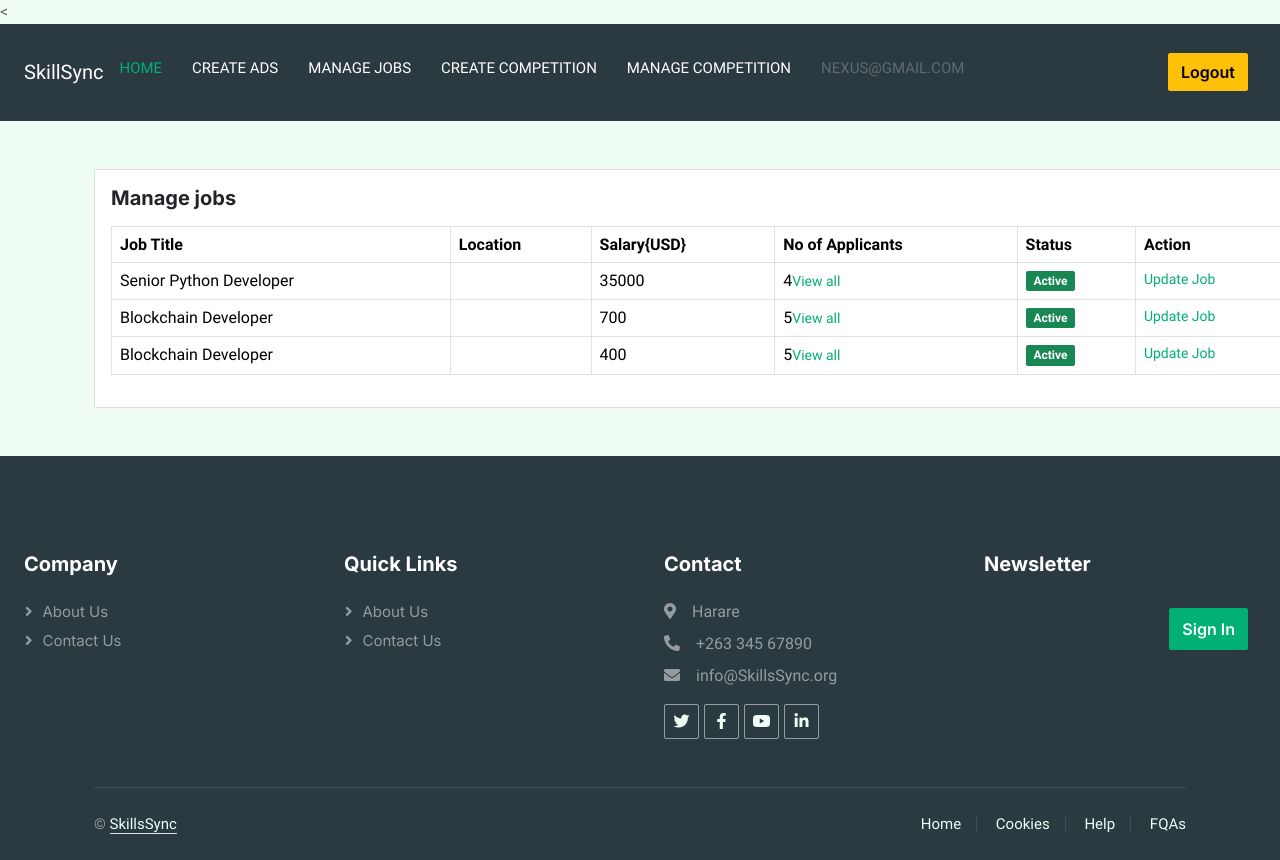
Screenshot of /job/manage-jobs/ (signed in) with the database file from the repository.
### users/models.py (models this page shows)
class User(AbstractUser):
 email = models.EmailField(unique= True)
 is_recruiter = models.BooleanField(default=False)
 is_applicant = models.BooleanField(default=False)
 has_resume = models.BooleanField(default=False)
 has_company = models.BooleanField(default=False)

### job/models.py (models this page shows, shortened)
class Job(models.Model):
    job_type_choices = (
        ('Remote','Remote'),
        ('Onsite','Onsite'),
        ('Hybrid','Hybrid')
    )
    user = models.ForeignKey(User, on_delete = models.CASCADE)
    company = models.ForeignKey(Company, on_delete = models.CASCADE)
    title = models.CharField(max_length=100)
    city = models.CharField(max_length= 100)
    salary = models.PositiveIntegerField(default =35000 )
    requirements = models.TextField()
    ideal_candidate = models.TextField()
    is_available = models.BooleanField(default=True) # if job is available or not
    timestamp = models.DateTimeField(auto_now_add=True)
    industry = models.ForeignKey(Industry, on_delete = models.DO_NOTHING, null = True, blank = True)
    province = models.ForeignKey(Province, on_delete= models.DO_NOTHING, null = True, blank= True)
    job_type = models.CharField(max_length=20, choices = job_type_choices, null = True, blank = True)

### job/views.py (the view)
# urls.py: path('manage-jobs/', views.manage_jobs, name ='manage-jobs'),
def manage_jobs(request):
    jobs = Job.objects.filter(user=request.user, company = request.user.company)
    context = {'jobs':jobs}
    return render(request, 'job/manage_jobs.html',context)

### templates/job/manage_jobs.html
<{% extends 'base.html'%}
{%block content%}
<div  class="card mx-auto" style="width:76rem;">
    <div class="card-body">
      <h5 class = "card-title mb-3">Manage jobs</h5>
        <table class="table table-bordered">
          <thead>
          <tr>
     <th scope="col">Job Title</th>
        <th scope="col">Location</th>
          <th scope="col">Salary{USD}</th>
             <th scope="col">No of Applicants</th>
                   <th scope="col">Status</th>
                        <th scope="col">Action</th>
          </tr>
        </thead>
        <tbody>
          {% for job in jobs %}
          <tr>
            <td>{{job.title}}</td>
            <td>{{job.location}}</td>
            <td>{{job.salary}}</td>
            <td>{{job.applyjob_set.all.count}}<a href="{% url 'all-applicants' job.pk %}"><small>View all</small></a></td>
            {% if job.is_available %}
            <td><span class="badge bg-success">Active</span></td>
            {% else %}
            <td><span class="badge bg-warning">Not Active</span></td>
            {% endif %}
            <td><a href="{% url 'update-job' job.pk %}"><small>Update Job</small></a></td>
          </tr>
          {% endfor %}
        </tbody>
      </table>
    </div>
    </div>
{% endblock content%}

### templates/base.html (shortened to what this page needs)
<!DOCTYPE html>
<html lang="en">
<head>
    <link href="css/style.css" rel="stylesheet">
    <link rel="stylesheet" href="https://cdnjs.cloudflare.com/ajax/libs/font-awesome/5.15.4/css/all.min.css">
    <link href="https://cdn.jsdelivr.net/npm/bootstrap@5.3.2/dist/css/bootstrap.min.css" rel="stylesheet">
    <link href="https://cdnjs.cloudflare.com/ajax/libs/font-awesome/5.10.0/css/all.min.css" rel="stylesheet">
    <link href="https://cdn.jsdelivr.net/npm/bootstrap-icons@1.4.1/font/bootstrap-icons.css" rel="stylesheet">
    <link href="lib/animate/animate.min.css" rel="stylesheet">
    <link href="lib/owlcarousel/assets/owl.carousel.min.css" rel="stylesheet">
    <link href="css/bootstrap.min.css" rel="stylesheet">
    <link href="css/style.css" rel="stylesheet">
</head>
<body>
    <nav class="navbar navbar-expand-lg navbar-dark bg-dark">
        <div class="container-fluid">
            <a class="navbar-brand" href="{% url 'home'%}">SkillSync</a>
            <div class="collapse navbar-collapse" id="navbarSupportedContent" >
                {% if request.user.is_authenticated%}
                {% if request.user.is_applicant %}
                <ul class="navbar-nav me-auto mb-2 mb-lg0">
                    <li class="nav-item"><a class="nav-link active" aria-current="page" href="{% url 'dashboard' %}">Home</a>
                    </li>
                    {% if request.user.has_resume%}
                    <li class="nav-item">
                        <a class="nav-link " href="{% url 'job-listing' %}">Apply to Jobs</a>
                    </li>
                    <li class="nav-item"><a class="nav-link active" aria-current="page" href="{% url 'applied-jobs' %}">Manage Job Applications</a>
                    </li>
                    <li class="nav-item">
                        <a class="nav-link " href="{% url 'compete-listing' %}">Compete</a>
                    </li>
                    <li class="nav-item"><a class="nav-link active" aria-current="page" href="{% url 'applied-compete' %}">Applied Competitions</a>
                    </li>
                    {% else %}
                    <li class="nav-item">
                        <a class="nav-link " href="{% url 'update-resume' %}">Create Profile</a>
                    {% endif %}
                    <li class="nav-item">
                        <a class="nav-link disabled" href="a" tabindex="-1" aria-disabled="true">{{request.user.email}}</a>
                    </li>
                </ul>
                <a href="{%url 'logout'%}" class="btn btn-warning me-2 ">Logout</a>
                {% elif request.user.is_recruiter%}
                <ul class="navbar-nav me-auto mb-2 mb-lg0">
                    <li class="nav-item"><a class="nav-link active" aria-current="page" href="a">Home</a>
                    </li>
                    {% if request.user.has_company  %}
                    <li class="nav-item">
                        <a class="nav-link " href="{%url 'create-job'%}">Create Ads</a>
                    </li>
                    <li class="nav-item">
                        <a class="nav-link " href="{%url 'manage-jobs'%}">Manage Jobs</a>
                    </li>
                    <li class="nav-item">
                        <a class="nav-link " href="{%url 'create-compete'%}">Create Competition</a>
                    </li>
                    <li class="nav-item">
                        <a class="nav-link " href="{%url 'manage-compete'%}">Manage Competition</a>
                    </li>
                    {% else %}
                <li class="nav-item">
                    <a class="nav-link disabled" href="a" tabindex="-1" aria-disabled="true">{{request.user.email}}</a>
                </li>
                </ul>
                <a href="{%url 'logout'%}" class="btn btn-warning me-2 ">Logout</a>
                {% endif %}
                {% else  %}
                <ul class="navbar-nav me-auto mb-2 mb-lg0">
                    <li class="nav-item">
                        <a class="nav-link active" aria-current="page" href="{% url 'job-listing' %}">All Jobs</a>
                    </li>
                        </ul>
                {%endif%}
            </div>
        </div>
    </nav>
    <div class="container mt-5">
        {% block content%}
        {% endblock content%}
    </div>
<footer class="container-fluid bg-dark text-white-50 footer pt-5 mt-5 wow fadeIn" data-wow-delay="0.1s">
    <div class="ccontainer py-5 ">
        <div class="row g-5">
            <div class="col-lg-3 col-md-6">
                <h5 class="text-white mb-4">Company</h5>
                <a class="btn btn-link text-white-50" href="">About Us</a>
                <a class="btn btn-link text-white-50" href="">Contact Us</a>
            </div>
            <div class="col-lg-3 col-md-6">
                <h5 class="text-white mb-4">Quick Links</h5>
                <a class="btn btn-link text-white-50" href="">About Us</a>
                <a class="btn btn-link text-white-50" href="">Contact Us</a>
            </div>
            <div class="col-lg-3 col-md-6">
                <h5 class="text-white mb-4">Contact</h5>
                <p class="mb-2"><i class="fa fa-map-marker-alt me-3"></i>Harare</p>
                <p class="mb-2"><i class="fa fa-phone-alt me-3"></i>+263 345 67890</p>
                <p class="mb-2"><i class="fa fa-envelope me-3"></i>info@SkillsSync.org</p>
                <div class="d-flex pt-2">
                    <a class="btn btn-outline-light btn-social" href=""><i class="fab fa-twitter"></i></a>
                    <a class="btn btn-outline-light btn-social" href=""><i class="fab fa-facebook-f"></i></a>
                    <a class="btn btn-outline-light btn-social" href=""><i class="fab fa-youtube"></i></a>
                    <a class="btn btn-outline-light btn-social" href=""><i class="fab fa-linkedin-in"></i></a>
                </div>
            </div>
            <div class="col-lg-3 col-md-6">
                <h5 class="text-white mb-4">Newsletter</h5>
                <div class="position-relative mx-auto" style="max-width: 400px;">
                    <a href="{%  url  'login'%}" type="button" class="btn btn-primary py-2 position-absolute top-0 end-0 mt-2 me-2">Sign In</a>
                </div>
            </div>
        </div>
    </div>
    <div class="container">
        <div class="copyright">
            <div class="row">
                <div class="col-md-6 text-center text-md-start mb-3 mb-md-0">
                    &copy; <a class="border-bottom" href="#">SkillsSync</a>
                </div>
                <div class="col-md-6 text-center text-md-end">
                    <div class="footer-menu">
                        <a href="">Home</a>
                        <a href="">Cookies</a>
                        <a href="">Help</a>
                        <a href="">FQAs</a>
                    </div>
                </div>
            </div>
        </div>
    </div>
</footer>
</body>
</html>

### css/style.css (style rules this page uses)
:root { --primary: #00B074; --secondary: #2B9BFF; --light: #EFFDF5; --dark: #2B3940; }
.btn { font-family: 'Inter', sans-serif; font-weight: 600; transition: .5s; }
.btn.btn-primary, .btn.btn-secondary { color: #FFFFFF; }
.navbar-dark .navbar-nav .nav-link, .navbar-light .navbar-nav .nav-link { margin-right: 30px; padding: 25px 0; color: #FFFFFF; font-size: 15px; text-transform: uppercase; outline: none; }
.navbar-dark .navbar-nav .nav-link:hover, .navbar-dark .navbar-nav .nav-link.active, .navbar-light .navbar-nav .nav-link:hover, .navbar-light .navbar-nav .nav-link.active { color: var(--primary); }
.footer .btn.btn-social { margin-right: 5px; width: 35px; height: 35px; display: flex; align-items: center; justify-content: center; color: var(--light); border: 1px solid rgba(255,255,255,0.5); border-radius: 2px; transition: .3s; }
.footer .btn.btn-link { display: block; margin-bottom: 5px; padding: 0; text-align: left; font-size: 15px; font-weight: normal; text-transform: capitalize; transition: .3s; }
.footer .btn.btn-link::before { position: relative; content: "\f105"; font-family: "Font Awesome 5 Free"; font-weight: 900; margin-right: 10px; }
.footer .copyright { padding: 25px 0; font-size: 15px; border-top: 1px solid rgba(256, 256, 256, .1); }
.footer .copyright a { color: var(--light); }
.footer .footer-menu a { margin-right: 15px; padding-right: 15px; border-right: 1px solid rgba(255, 255, 255, .1); }
.footer .footer-menu a:last-child { margin-right: 0; padding-right: 0; border-right: none; }

### rows the page displays
User: user.email "NEXUS@GMAIL.COM"
Job: title "Senior Python Developer", salary "35000", applyjob_set.all.count "4", is_available "Active"
Job: title "Blockchain Developer", salary "700", applyjob_set.all.count "5", is_available "Active"
Job: title "Blockchain Developer", salary "400", applyjob_set.all.count "5", is_available "Active"
